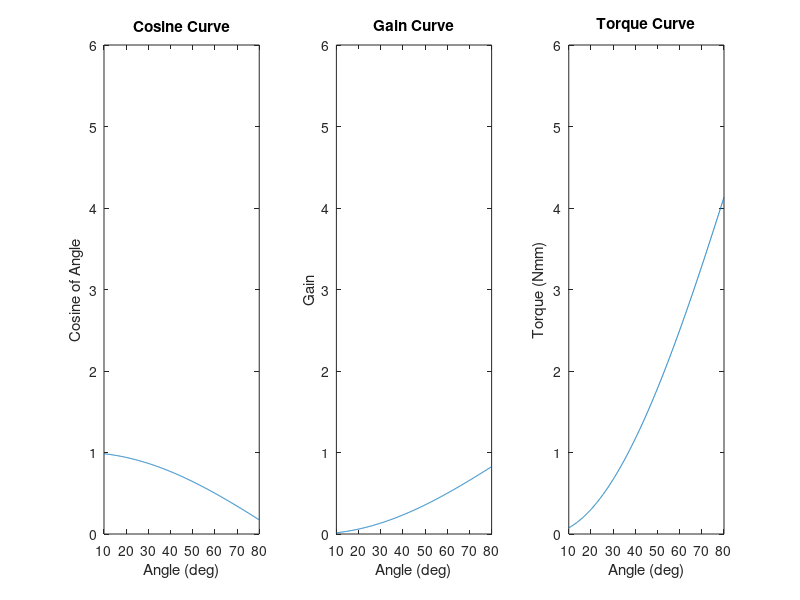

The MATLAB script that drew this image:
close all;clear all;clc;
x = [10:0.08:80];
y = cosd(x);

figure(1);
subplot(1,3,1);
plot(x, y);
xlabel('Angle (deg)');
ylabel('Cosine of Angle');
title('Cosine Curve');
axis([10 80 0 6])

subplot(1,3,2);
yval = 1 - y;

plot(x, yval);
xlabel('Angle (deg)');
ylabel('Gain');
title('Gain Curve');
axis([10 80 0 6])

subplot(1,3,3);
gain = yval * 5;
plot(x, gain);
xlabel('Angle (deg)');
ylabel('Torque (Nmm)');
title('Torque Curve');
axis([10 80 0 6])